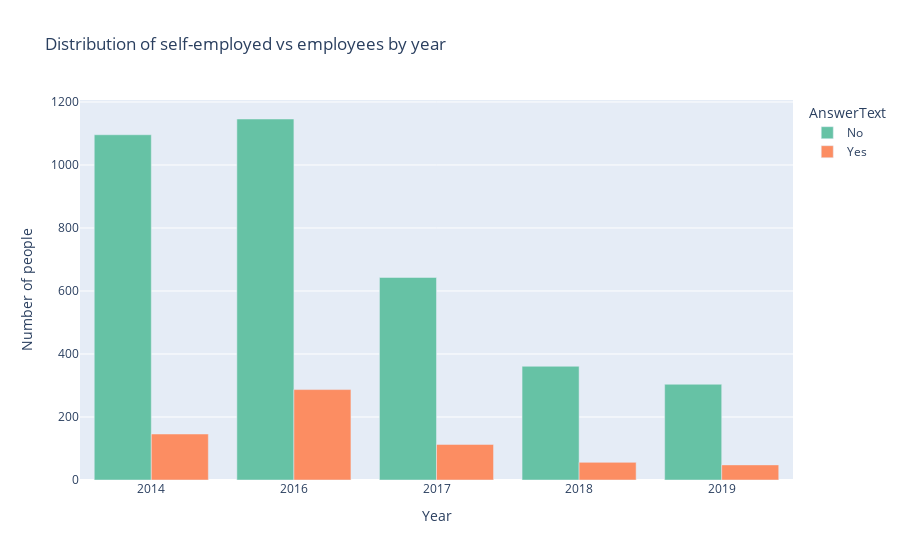

The notebook cell saved with this chart:
### Code cell
fig = px.bar(
    employed_per_Year,
    x = 'SurveyID',
    y = 'UserID',
    color= 'AnswerText',
    barmode='group',
    title= 'Distribution of self-employed vs employees by year',
    labels= {'SurveyID' : 'Year',
             'UserID' : 'Number of people'},
    color_discrete_sequence= px.colors.qualitative.Set2,
    

)

fig.update_xaxes(
    type = 'category'
)

fig.show()

### Figure 1 — Plotly figure (JSON) as saved in the notebook; plotly's stock layout.template omitted (floating-point values rounded to 4 significant figures)
{"data": [{"alignmentgroup": "True", "hovertemplate": "AnswerText=No<br>Year=%{x}<br>Number of people=%{y}<extra></extra>", "legendgroup": "No", "marker": {"color": "rgb(102,194,165)", "pattern": {"shape": ""}}, "name": "No", "offsetgroup": "No", "orientation": "v", "showlegend": true, "textposition": "auto", "type": "bar", "x": [2014, 2016, 2017, 2018, 2019], "xaxis": "x", "y": [1096, 1146, 643, 361, 304], "yaxis": "y"}, {"alignmentgroup": "True", "hovertemplate": "AnswerText=Yes<br>Year=%{x}<br>Number of people=%{y}<extra></extra>", "legendgroup": "Yes", "marker": {"color": "rgb(252,141,98)", "pattern": {"shape": ""}}, "name": "Yes", "offsetgroup": "Yes", "orientation": "v", "showlegend": true, "textposition": "auto", "type": "bar", "x": [2014, 2016, 2017, 2018, 2019], "xaxis": "x", "y": [146, 287, 113, 56, 48], "yaxis": "y"}], "layout": {"barmode": "group", "legend": {"title": {"text": "AnswerText"}, "tracegroupgap": 0}, "title": {"text": "Distribution of self-employed vs employees by year"}, "xaxis": {"anchor": "y", "domain": [0, 1], "title": {"text": "Year"}, "type": "category"}, "yaxis": {"anchor": "x", "domain": [0, 1], "title": {"text": "Number of people"}}}}
